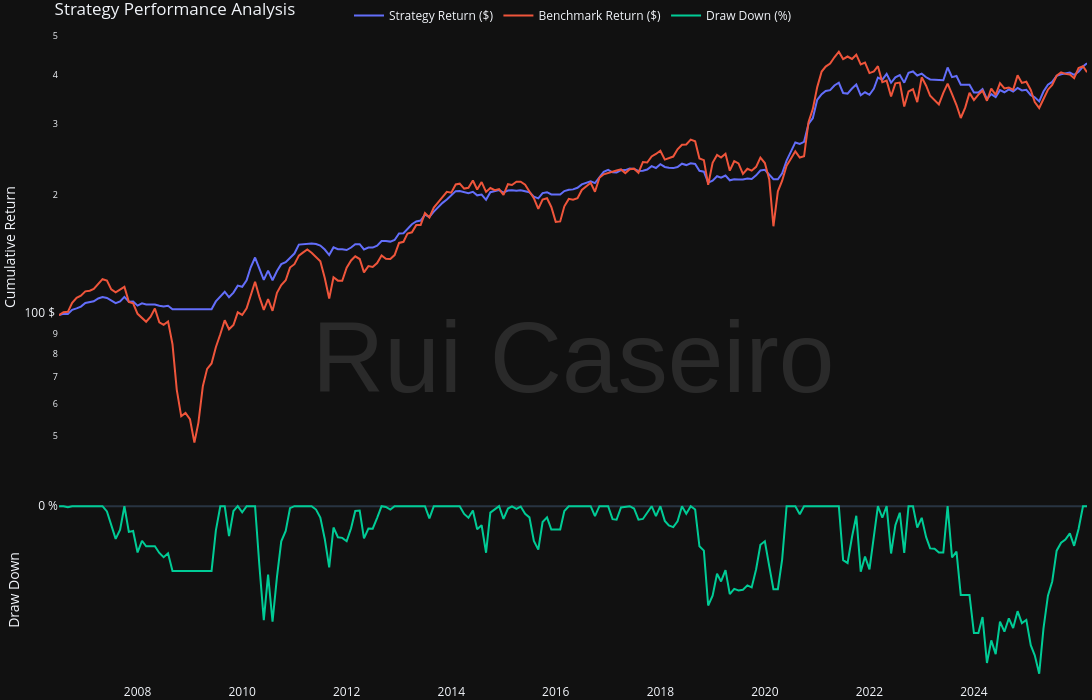

Notebook code for this chart:
### Markdown cell above
For the out-of-sample evaluation, the ROC12 Top4 configuration was selected based on its strong in-sample robustness across multiple dimensions:

- ROC12 delivered above-average annualized returns across all portfolio concentrations (except Top1)

- The 12-month formation window is also the most extensively studied horizon in the momentum literature.

- ROC12 exhibited strong rolling return consistency across long investment horizons

- Performance remained stable across different concentration levels, suggesting limited parameter sensitivity.

- Within the ROC12 family, the Top4 configuration provided the most balanced trade-off between momentum concentration and diversification.


The out-of-sample period spans from July 2006 through March 2026, representing the final 20% of the available dataset.

### Code cell
os_backtest = bt.Backtest(SectorRotationStrategy, df_test, cash=100_000, commission=0.0)
os_result = os_backtest.run(roc_lookback=12, top_X=4, min_roc=0, close_on_last_bar=True)

os_benchmark = ew_portfolio.loc[os_result.returns.index]
os_benchmark.name = 'OS Benchmark'

main.plot_strategy_performance(os_result.returns, os_benchmark)

### Figure 1 — Plotly figure (JSON) as saved in the notebook; plotly's stock layout.template omitted (floating-point values rounded to 4 significant figures; data arrays with more than 128 entries replaced by an {"elided": "..."} marker saying what was removed)
{"data": [{"name": "Strategy Return ($)", "type": "scatter", "x": {"elided": "237 str values"}, "xaxis": "x", "y": {"elided": "237 float values"}, "yaxis": "y"}, {"name": "Benchmark Return ($)", "type": "scatter", "x": {"elided": "237 str values"}, "xaxis": "x", "y": {"elided": "237 float values"}, "yaxis": "y"}, {"name": "Draw Down (%)", "type": "scatter", "x": {"elided": "237 str values"}, "xaxis": "x2", "y": {"elided": "237 float values"}, "yaxis": "y2"}], "layout": {"annotations": [{"font": {"color": "white", "family": "Arial", "size": 100}, "opacity": 0.1, "showarrow": false, "text": "Rui Caseiro", "textangle": 0, "x": 0.5, "xref": "paper", "y": 0.5, "yref": "paper"}], "height": 700, "hovermode": "x unified", "legend": {"orientation": "h", "x": 0.5, "xanchor": "center", "y": 1, "yanchor": "bottom"}, "showlegend": true, "title": {"text": "Strategy Performance Analysis"}, "width": 1200, "xaxis": {"anchor": "y", "domain": [0.0, 1.0], "matches": "x2", "mirror": true, "rangeslider": {"visible": false}, "showgrid": false, "showline": false, "showticklabels": false, "zeroline": false}, "xaxis2": {"anchor": "y2", "domain": [0.0, 1.0], "rangeslider": {"visible": false}, "showgrid": false}, "yaxis": {"anchor": "x", "domain": [0.335, 1.0], "mirror": true, "showgrid": false, "showline": false, "ticksuffix": " $", "title": {"text": "Cumulative Return"}, "type": "log", "zeroline": false}, "yaxis2": {"anchor": "x2", "domain": [0.0, 0.285], "dtick": 20, "mirror": true, "showgrid": true, "showline": false, "ticksuffix": " %", "title": {"text": "Draw Down"}, "zeroline": true}}}
